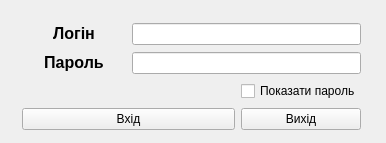
<?xml version="1.0" encoding="UTF-8"?>
<ui version="4.0">
 <class>Widget</class>
 <widget class="QWidget" name="Widget">
  <property name="geometry">
   <rect>
    <x>0</x>
    <y>0</y>
    <width>386</width>
    <height>143</height>
   </rect>
  </property>
  <property name="windowTitle">
   <string>Меню входу</string>
  </property>
  <property name="windowIcon">
   <iconset>
    <normaloff>Icojam-Blue-Bits-Database-search.ico</normaloff>Icojam-Blue-Bits-Database-search.ico</iconset>
  </property>
  <widget class="QWidget" name="">
   <property name="geometry">
    <rect>
     <x>11</x>
     <y>11</y>
     <width>361</width>
     <height>131</height>
    </rect>
   </property>
   <layout class="QGridLayout" name="gridLayout">
    <item row="0" column="0">
     <widget class="QLabel" name="label">
      <property name="text">
       <string>&lt;html&gt;&lt;head/&gt;&lt;body&gt;&lt;p align=&quot;center&quot;&gt;&lt;span style=&quot; font-size:12pt; font-weight:600;&quot;&gt;Логін&lt;/span&gt;&lt;/p&gt;&lt;/body&gt;&lt;/html&gt;</string>
      </property>
     </widget>
    </item>
    <item row="0" column="1" colspan="2">
     <widget class="QLineEdit" name="lineEdit">
      <property name="inputMask">
       <string/>
      </property>
      <property name="echoMode">
       <enum>QLineEdit::Normal</enum>
      </property>
      <property name="cursorPosition">
       <number>0</number>
      </property>
     </widget>
    </item>
    <item row="1" column="0">
     <widget class="QLabel" name="label_2">
      <property name="text">
       <string>&lt;html&gt;&lt;head/&gt;&lt;body&gt;&lt;p align=&quot;center&quot;&gt;&lt;span style=&quot; font-size:12pt; font-weight:600;&quot;&gt;Пароль&lt;/span&gt;&lt;/p&gt;&lt;/body&gt;&lt;/html&gt;</string>
      </property>
     </widget>
    </item>
    <item row="1" column="1" colspan="2">
     <widget class="QLineEdit" name="lineEdit_2">
      <property name="echoMode">
       <enum>QLineEdit::Password</enum>
      </property>
     </widget>
    </item>
    <item row="2" column="2">
     <widget class="QCheckBox" name="checkBox">
      <property name="text">
       <string>Показати пароль</string>
      </property>
     </widget>
    </item>
    <item row="3" column="0" colspan="2">
     <widget class="QPushButton" name="loginbutton">
      <property name="text">
       <string>Вхід</string>
      </property>
     </widget>
    </item>
    <item row="3" column="2">
     <widget class="QPushButton" name="exitbutton">
      <property name="text">
       <string>Вихід</string>
      </property>
     </widget>
    </item>
   </layout>
  </widget>
 </widget>
 <layoutdefault spacing="6" margin="11"/>
 <resources/>
 <connections>
  <connection>
   <sender>lineEdit_2</sender>
   <signal>returnPressed()</signal>
   <receiver>loginbutton</receiver>
   <slot>click()</slot>
   <hints>
    <hint type="sourcelabel">
     <x>122</x>
     <y>56</y>
    </hint>
    <hint type="destinationlabel">
     <x>106</x>
     <y>113</y>
    </hint>
   </hints>
  </connection>
 </connections>
</ui>
